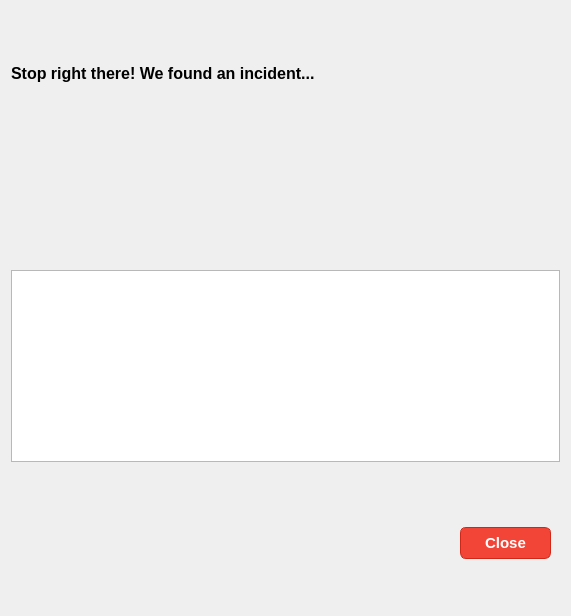
<?xml version="1.0" encoding="UTF-8"?>
<ui version="4.0">
 <class>CrashDialog</class>
 <widget class="QDialog" name="CrashDialog">
  <property name="geometry">
   <rect>
    <x>0</x>
    <y>0</y>
    <width>571</width>
    <height>616</height>
   </rect>
  </property>
  <property name="windowTitle">
   <string>CRASHED!</string>
  </property>
  <layout class="QVBoxLayout" name="verticalLayout">
   <item>
    <widget class="QLabel" name="label_2">
     <property name="font">
      <font>
       <pointsize>12</pointsize>
       <weight>75</weight>
       <bold>true</bold>
      </font>
     </property>
     <property name="text">
      <string>Stop right there! We found an incident...</string>
     </property>
    </widget>
   </item>
   <item>
    <widget class="QLabel" name="label">
     <property name="text">
      <string/>
     </property>
     <property name="pixmap">
      <pixmap resource="res.qrc">:/default/crashimage.jpg</pixmap>
     </property>
     <property name="scaledContents">
      <bool>true</bool>
     </property>
     <property name="alignment">
      <set>Qt::AlignCenter</set>
     </property>
    </widget>
   </item>
   <item>
    <widget class="QTextEdit" name="textEdit">
     <property name="sizePolicy">
      <sizepolicy hsizetype="Expanding" vsizetype="Minimum">
       <horstretch>0</horstretch>
       <verstretch>0</verstretch>
      </sizepolicy>
     </property>
     <property name="readOnly">
      <bool>true</bool>
     </property>
     <property name="textInteractionFlags">
      <set>Qt::TextSelectableByKeyboard|Qt::TextSelectableByMouse</set>
     </property>
    </widget>
   </item>
   <item>
    <spacer name="verticalSpacer">
     <property name="orientation">
      <enum>Qt::Vertical</enum>
     </property>
     <property name="sizeType">
      <enum>QSizePolicy::Minimum</enum>
     </property>
     <property name="sizeHint" stdset="0">
      <size>
       <width>20</width>
       <height>13</height>
      </size>
     </property>
    </spacer>
   </item>
   <item>
    <widget class="QFrame" name="horizontalFrame">
     <layout class="QHBoxLayout" name="horizontalLayout">
      <item>
       <spacer name="horizontalSpacer">
        <property name="orientation">
         <enum>Qt::Horizontal</enum>
        </property>
        <property name="sizeHint" stdset="0">
         <size>
          <width>40</width>
          <height>20</height>
         </size>
        </property>
       </spacer>
      </item>
      <item>
       <widget class="QPushButton" name="pushButton">
        <property name="styleSheet">
         <string notr="true">QPushButton {
	box-shadow:inset 0px 1px 0px 0px #f5978e;
	background:linear-gradient(to bottom, #f24537 5%, #c62d1f 100%);
	background-color:#f24537;
	border-radius:6px;
	border:1px solid #d02718;
	display:inline-block;
	cursor:pointer;
	color:#ffffff;
	font-family:Arial;
	font-size:15px;
	font-weight:bold;
	padding:6px 24px;
	text-decoration:none;
	text-shadow:0px 1px 0px #810e05;
}
QPushButton:hover {
	background:linear-gradient(to bottom, #c62d1f 5%, #f24537 100%);
	background-color:#c62d1f;
}
QPushButton:active {
	position:relative;
	top:1px;
}</string>
        </property>
        <property name="text">
         <string>Close</string>
        </property>
       </widget>
      </item>
     </layout>
    </widget>
   </item>
  </layout>
 </widget>
 <resources>
  <include location="res.qrc"/>
 </resources>
 <connections/>
</ui>
